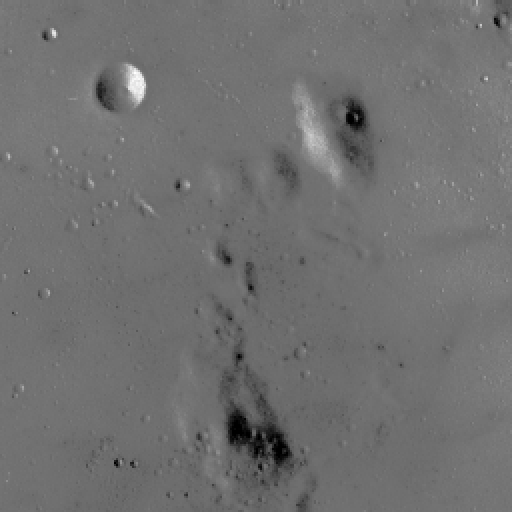
#> input picture skimage.data.moon(), 512 x 512 px
$ python histogram_equalization.py
#> lines starting #> are read from the running program, lines starting #| are printed output that depends on the picture
# Nama: Ahmad Bisyral Hafi
# NIM: 220401010010
# Kelas: IFD51
# Nama Mata Kuliah: Pengolahan Citra Digital

import imageio
import numpy as np
import matplotlib.pyplot as plt
from skimage import data, exposure, io

low_contrast_image = data.moon()
#> low_contrast_image is the input picture: shape (512, 512); min 0, max 255, mean 112.2
low_contrast_image = exposure.rescale_intensity(low_contrast_image, in_range=(50, 200))
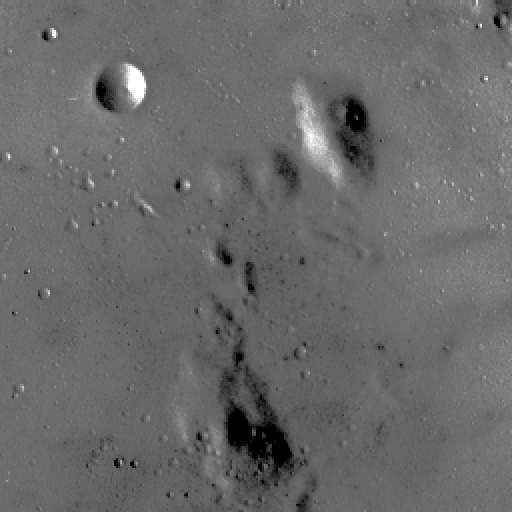
#> low_contrast_image: shape (512, 512); min 0, max 255, mean 105.6

io.imsave("low_contrast_image.jpg", low_contrast_image)
print("Gambar asli dengan kontras rendah telah disimpan sebagai 'low_contrast_image.jpg'.")

image_path = "low_contrast_image.jpg"
low_contrast_image = imageio.imread(image_path, pilmode='L')

def histogram_equalization(image):
    hist, bins = np.histogram(image.flatten(), 256, [0, 256])
#> hist = 256 values, max 13027 at index 107, min 0 at index 242, mean 1024; bins = 257 values from 0 to 256
    cdf = hist.cumsum()
#> cdf = 256 values from 1572 to 262144
    cdf_normalized = cdf * hist.max() / cdf.max()
#> cdf_normalized = 256 values from 78.12 to 13027
    cdf_m = np.ma.masked_equal(cdf, 0)
    cdf_m = (cdf_m - cdf_m.min()) * 255 / (cdf_m.max() - cdf_m.min())
    cdf = np.ma.filled(cdf_m, 0).astype('uint8')
#> cdf = 256 values from 0 to 255
    return cdf[image.astype('uint8')]
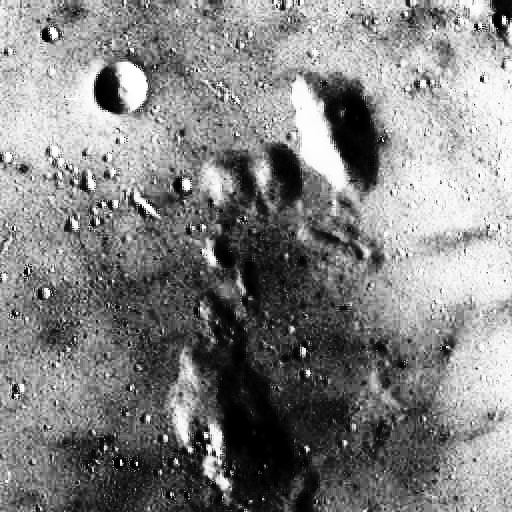
#> returned value: shape (512, 512); min 0, max 255, mean 130

enhanced_image = histogram_equalization(low_contrast_image)

io.imsave("histogram_equalization.jpg", enhanced_image)
print("Gambar setelah histogram equalization telah disimpan sebagai 'histogram_equalization.jpg'.")

plt.figure(figsize=(10, 5))

plt.subplot(1, 2, 1)
plt.title("Citra Asli")
plt.imshow(low_contrast_image, cmap='gray')
plt.axis('off')

plt.subplot(1, 2, 2)
plt.title("Histogram Equalization")
plt.imshow(enhanced_image, cmap='gray')
plt.axis('off')

plt.tight_layout()
plt.show()
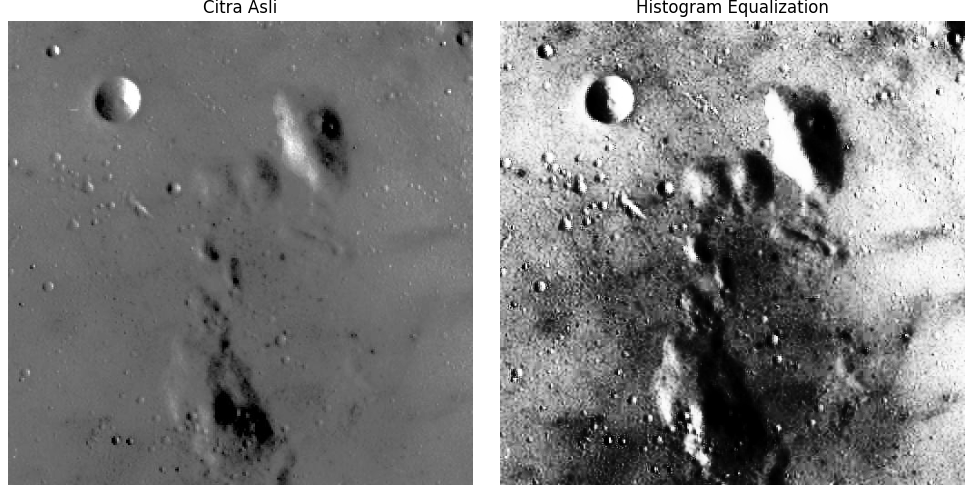
#> figure drawn by matplotlib, 2 panels

def adjust_contrast(image, level):
#> called with level = 1.5
    return np.clip((image - 128) * level + 128, 0, 255).astype('uint8')
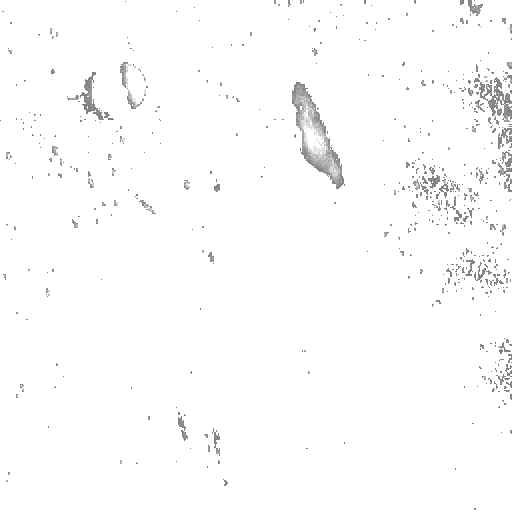
#> returned value: shape (512, 512); min 128, max 255, mean 251.9

contrast_adjusted_image = adjust_contrast(low_contrast_image, 1.5)

io.imsave("level_1,5.jpg", contrast_adjusted_image)
print("Gambar dengan kontras level 1.5 telah disimpan sebagai 'level_1,5.jpg'.")

plt.figure(figsize=(15, 5))

plt.subplot(1, 3, 1)
plt.title("Citra Asli")
plt.imshow(low_contrast_image, cmap='gray')
plt.axis('off')

plt.subplot(1, 3, 3)
plt.title("Histogram Equalization")
plt.imshow(enhanced_image, cmap='gray')
plt.axis('off')

plt.subplot(1, 3, 2)
plt.title("Kontras Level 1.5")
plt.imshow(contrast_adjusted_image, cmap='gray')
plt.axis('off')

plt.tight_layout()
plt.show()
